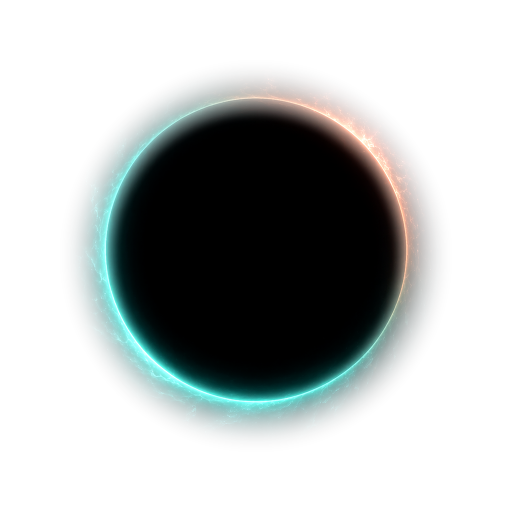
#> input picture assets/images/ui/eclipse-core.png, 1024 x 1024 px (shown at 1/2 size)
$ python -i generate_app_brand_assets.py   (imports and definitions only)
#> lines starting #> are read from the running program, lines starting #| are printed output that depends on the picture
#> further down, picture is the input picture: PIL image 1024x1024 RGBA; mean R, G, B, A 8.4, 19.1, 19.7, 76.1
#!/usr/bin/env python3
"""Generate Aura app icon, launch mark, and README logo assets.

The source artwork is generated once and committed at
`tooling/branding/aura_icon_source_generated.png`. This script makes every
platform asset from that single master so Android, iOS, macOS, Flutter, and
GitHub all present the same brand mark.
"""

from __future__ import annotations

import json
import math
from pathlib import Path

from PIL import Image, ImageEnhance, ImageFilter


ROOT = Path(__file__).resolve().parents[2]
SOURCE = ROOT / "tooling" / "branding" / "aura_icon_source_generated.png"
ANDROID_RES = ROOT / "android" / "app" / "src" / "main" / "res"
IOS_APPICON = ROOT / "ios" / "Runner" / "Assets.xcassets" / "AppIcon.appiconset"
IOS_LAUNCH = ROOT / "ios" / "Runner" / "Assets.xcassets" / "LaunchImage.imageset"
MAC_APPICON = (
    ROOT / "macos" / "Runner" / "Assets.xcassets" / "AppIcon.appiconset"
)

MASTER_ICON = ROOT / "tooling" / "branding" / "aura_android_icon_master.png"
README_ICON = ROOT / "docs" / "readme" / "aura-icon.png"
FLUTTER_MARK = ROOT / "assets" / "images" / "ui" / "eclipse-core.png"

ANDROID_DENSITIES = {
    "mipmap-mdpi": 48,
    "mipmap-hdpi": 72,
    "mipmap-xhdpi": 96,
    "mipmap-xxhdpi": 144,
    "mipmap-xxxhdpi": 192,
}

LAUNCH_IMAGE_SIZES = {
    "LaunchImage.png": 168,
    "LaunchImage@2x.png": 336,
    "LaunchImage@3x.png": 504,
}


def _cover_square(image: Image.Image, size: int, zoom: float = 1.0) -> Image.Image:
#> called with size = 1024, zoom = 1.32
    image = image.convert("RGB")
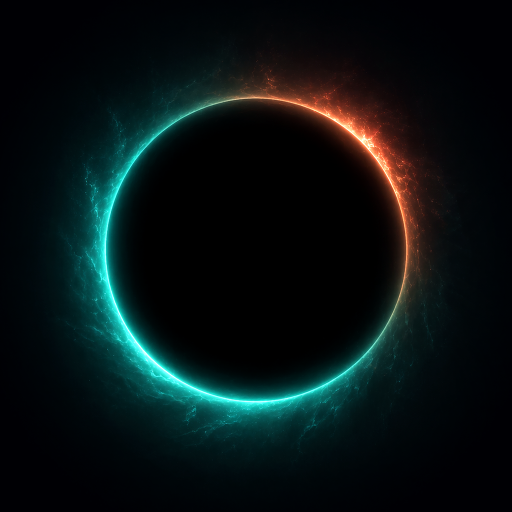
#> image: PIL image 1024x1024 RGB (shown at 1/2 size); mean R, G, B 8.4, 19.1, 19.7
    scale = max(size / image.width, size / image.height) * zoom
#> scale = 1.32
    resized = image.resize(
        (round(image.width * scale), round(image.height * scale)),
        Image.Resampling.LANCZOS,
    )
    left = (resized.width - size) // 2
#> left = 164
    top = (resized.height - size) // 2
#> top = 164
    return resized.crop((left, top, left + size, top + size))
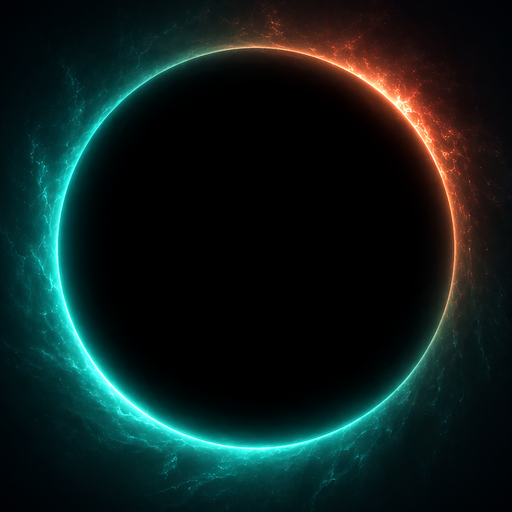
#> returned value: PIL image 1024x1024 RGB (shown at 1/2 size); mean R, G, B 14, 30.2, 28.7


# [28 lines left out: functions _radial_alpha_mask, _transparent_mark, not called in this run]


def _brand_master(source: Image.Image) -> Image.Image:
    master = _cover_square(source, 1024, zoom=1.32)
    master = ImageEnhance.Brightness(master).enhance(1.08)
    master = ImageEnhance.Contrast(master).enhance(1.06)
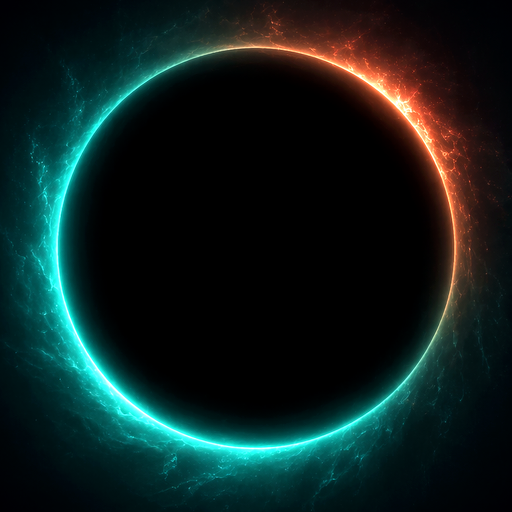
#> master: PIL image 1024x1024 RGB (shown at 1/2 size); mean R, G, B 14.5, 32.4, 30.7
    master = ImageEnhance.Color(master).enhance(1.08)
    return master


def _save_png(image: Image.Image, path: Path) -> None:
    path.parent.mkdir(parents=True, exist_ok=True)
    image.save(path, optimize=True)


def _parse_point_size(value: str) -> float:
    return float(value.split("x", maxsplit=1)[0])


# [66 lines left out: functions _generate_android, _generate_ios, _generate_macos, _generate_launch_images, main, not called in this run]


# [2 lines not run here, left out]

>>> from PIL import Image
>>> picture = Image.open('../../assets/images/ui/eclipse-core.png')
>>> result = _brand_master(picture)
